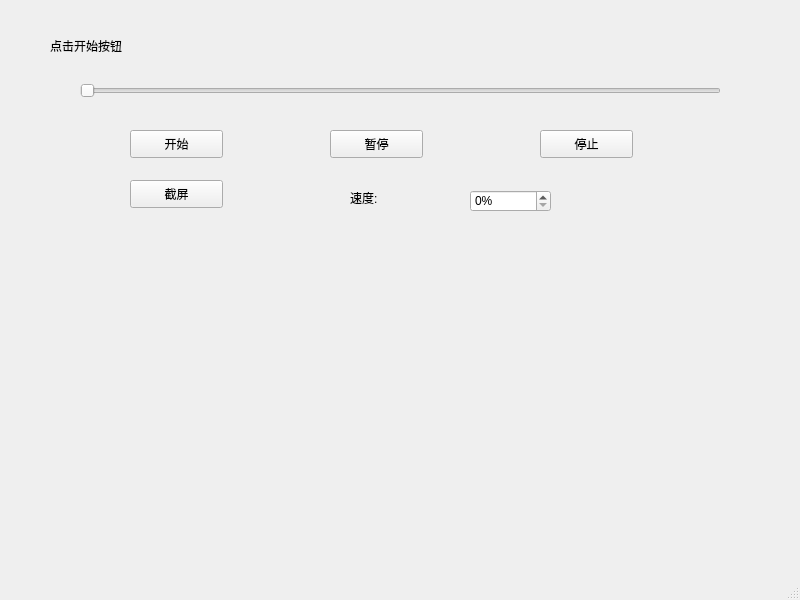
<?xml version="1.0" encoding="UTF-8"?>
<ui version="4.0">
 <class>MainWindow</class>
 <widget class="QMainWindow" name="MainWindow">
  <property name="geometry">
   <rect>
    <x>0</x>
    <y>0</y>
    <width>800</width>
    <height>600</height>
   </rect>
  </property>
  <property name="windowTitle">
   <string>MainWindow</string>
  </property>
  <widget class="QWidget" name="centralwidget">
   <widget class="QLabel" name="label">
    <property name="geometry">
     <rect>
      <x>50</x>
      <y>20</y>
      <width>451</width>
      <height>51</height>
     </rect>
    </property>
    <property name="text">
     <string>点击开始按钮</string>
    </property>
   </widget>
   <widget class="QSlider" name="horizontalSlider">
    <property name="geometry">
     <rect>
      <x>80</x>
      <y>80</y>
      <width>641</width>
      <height>22</height>
     </rect>
    </property>
    <property name="orientation">
     <enum>Qt::Horizontal</enum>
    </property>
   </widget>
   <widget class="QPushButton" name="pushButton">
    <property name="geometry">
     <rect>
      <x>130</x>
      <y>130</y>
      <width>93</width>
      <height>28</height>
     </rect>
    </property>
    <property name="text">
     <string>开始</string>
    </property>
   </widget>
   <widget class="QPushButton" name="pushButton_2">
    <property name="geometry">
     <rect>
      <x>330</x>
      <y>130</y>
      <width>93</width>
      <height>28</height>
     </rect>
    </property>
    <property name="text">
     <string>暂停</string>
    </property>
   </widget>
   <widget class="QPushButton" name="pushButton_3">
    <property name="geometry">
     <rect>
      <x>540</x>
      <y>130</y>
      <width>93</width>
      <height>28</height>
     </rect>
    </property>
    <property name="text">
     <string>停止</string>
    </property>
   </widget>
   <widget class="QPushButton" name="pushButton_4">
    <property name="geometry">
     <rect>
      <x>130</x>
      <y>180</y>
      <width>93</width>
      <height>28</height>
     </rect>
    </property>
    <property name="text">
     <string>截屏</string>
    </property>
   </widget>
   <widget class="QLabel" name="label_2">
    <property name="geometry">
     <rect>
      <x>350</x>
      <y>190</y>
      <width>51</width>
      <height>16</height>
     </rect>
    </property>
    <property name="text">
     <string>速度:</string>
    </property>
   </widget>
   <widget class="QSpinBox" name="spinBox">
    <property name="geometry">
     <rect>
      <x>470</x>
      <y>190</y>
      <width>81</width>
      <height>22</height>
     </rect>
    </property>
    <property name="suffix">
     <string>%</string>
    </property>
   </widget>
  </widget>
  <widget class="QMenuBar" name="menubar">
   <property name="geometry">
    <rect>
     <x>0</x>
     <y>0</y>
     <width>800</width>
     <height>26</height>
    </rect>
   </property>
  </widget>
  <widget class="QStatusBar" name="statusbar"/>
 </widget>
 <resources/>
 <connections/>
</ui>
